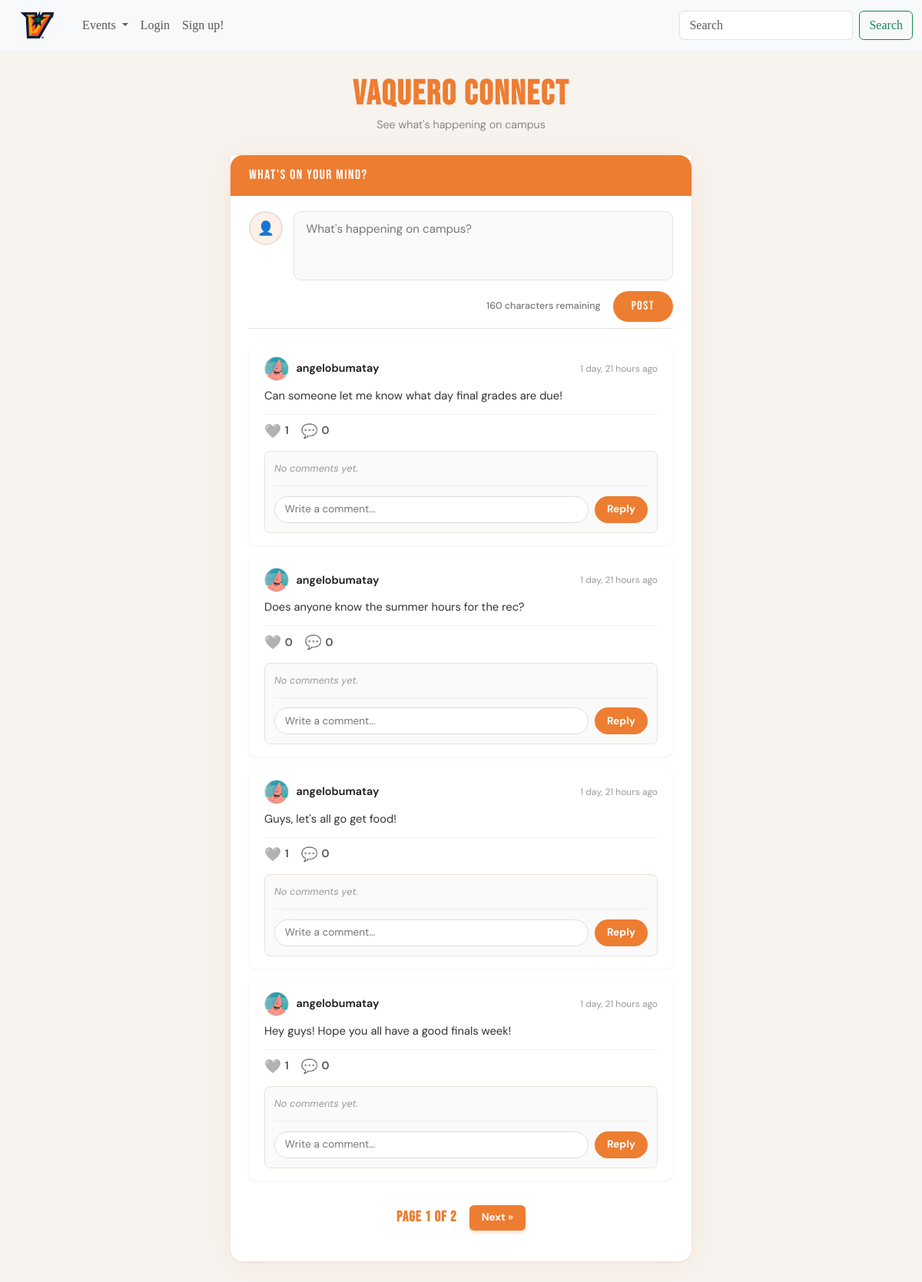
The page / on the database its author committed.
### vaqueroconnect/models.py (models this page shows, shortened)
class Post(models.Model):
    author = models.ForeignKey(User, on_delete=models.CASCADE)
    content = models.CharField(max_length=160)
    created_at = models.DateTimeField(auto_now_add=True)
    likes = models.ManyToManyField(User, related_name='liked_posts', blank=True)
    def total_likes(self):
        return self.likes.count()
    class Meta:
        ordering = ['-created_at']  # Newest posts first

class Profile(models.Model):
    user = models.OneToOneField(User, on_delete=models.CASCADE)
    avatar_url = models.URLField(blank=True, default='')
    bio = models.CharField(max_length=160, blank=True, default='')
    profile_picture = models.ImageField(upload_to='profile_pics/', null=True, blank=True)

### vaqueroconnect/views.py (the view, shortened to what this page needs)
# urls.py: 2. Add a URL to urlpatterns:  path('', views.home, name='home')
def home(request):
    posts = Post.objects.all()
    paginator = Paginator(posts, 4)  # Show 5 posts per page
    page_number = request.GET.get('page')
    page_obj = paginator.get_page(page_number)
    return render(request, 'index.html', {'posts': page_obj})

### templates/index.html (shortened to what this page needs)
{% extends 'base.html' %}
{% load static %}
{% block content %}
<div class="home-wrapper">
  <div class="home-inner">
    <div class="home-header">
      <h1>Vaquero Connect</h1>
      <p>See what's happening on campus</p>
    </div>
    <div class="post-card">
      <div class="post-card-header">
        <span>What's on your mind?</span>
      </div>
      <div class="post-card-body">
        <form method="POST" action="">
          <div class="post-input-row">
            {% if user.is_authenticated and user.profile.profile_picture %}
              <img src="{{ user.profile.profile_picture.url }}" alt="Your avatar" class="post-avatar">
            {% elif user.is_authenticated and user.profile.avatar_url %}
              <img src="{{ user.profile.avatar_url }}" alt="Your avatar" class="post-avatar">
            {% else %}
              <div class="post-avatar-placeholder">👤</div>
            {% endif %}
            <textarea
              name="tweet_content"
              id="tweetInput"
              class="post-textarea"
              placeholder="What's happening on campus?"
              maxlength="160"
            ></textarea>
          </div>
          <div class="post-footer">
            <span class="char-count" id="charLabel">160 characters remaining</span>
            <button type="submit" class="btn-post" id="tweetButton">Post</button>
          </div>
        </form>
        <div class="divider"></div>
        {% if posts %}
          {% for post in posts %}
            <div class="timeline-post">
              <div class="timeline-post-header">
                {% if post.author.profile.profile_picture %}
                  <img src="{{ post.author.profile.profile_picture.url }}" alt="{{ post.author.username }}" class="timeline-avatar">
                {% elif post.author.profile.avatar_url %}
                  <img src="{{ post.author.profile.avatar_url }}" alt="{{ post.author.username }}" class="timeline-avatar">
                {% else %}
                  <div class="timeline-avatar-placeholder">👤</div>
                {% endif %}
                <span style="font-weight:600; font-size:0.9rem; color:#1a1a1a;">{{ post.author.username }}</span>
                <span style="font-size:0.75rem; color:#999; margin-left:auto;">{{ post.created_at|timesince }} ago</span>
              </div>
              <p id="content-{{ post.id }}" style="margin:0 0 0.5rem; font-size:0.92rem; color:#333;">{{ post.content }}</p>
              <div style="display: flex; align-items: center; gap: 1rem; margin-top: 0.8rem; margin-bottom: 0.5rem; padding-top: 0.5rem; border-top: 1px solid #f0f0f0;">
                <form method="POST" action="{% url 'like_post' post.id %}" style="margin: 0;">
                    <button type="submit" style="background: none; border: none; padding: 0; cursor: pointer; display: flex; align-items: center; gap: 0.3rem;">
                        {% if user in post.likes.all %}
                            <span style="font-size: 1.1rem; color: #ed7d31;">❤️</span>
                        {% else %}
                            <span style="font-size: 1.1rem; filter: grayscale(100%); opacity: 0.5;">❤️</span>
                        {% endif %}
                        <span style="font-size: 0.9rem; color: #555; font-weight: 600;">{{ post.total_likes }}</span>
                    </button>
                </form>
                <div style="display: flex; align-items: center; gap: 0.3rem;">
                    <span style="font-size: 1.1rem; opacity: 0.7;">💬</span>
                    <span style="font-size: 0.9rem; color: #555; font-weight: 600;">{{ post.comments.count }}</span>
                </div>
              </div>
              <div style="background: #fafafa; border-radius: 8px; padding: 0.75rem; margin-top: 0.8rem; border: 1px solid #e8e0d8;">
                  <div style="max-height: 150px; overflow-y: auto;">
                      {% for comment in post.comments.all %}
                          <div style="margin-bottom: 0.6rem; display: flex; justify-content: space-between; align-items: flex-start; gap: 1rem;">
                              <div>
                                  <span style="font-weight: 600; font-size: 0.8rem; color: #1a1a1a;">{{ comment.author.username }}</span>
                                  <span style="font-size: 0.7rem; color: #999; margin-left: 0.3rem;">{{ comment.created_at|timesince }} ago</span>
                                  <p style="margin: 0.1rem 0 0; font-size: 0.85rem; color: #444;">{{ comment.body }}</p>
                              </div>
                              {% if user == comment.author or user == post.author %}
                                  <form method="POST" action="{% url 'delete_comment' comment.id %}" style="margin: 0;">
                                      {% csrf_token %}
                                      <button type="submit" onclick="return confirm('Delete this comment?')" style="background: none; border: none; color: #c0392b; font-size: 0.75rem; cursor: pointer; padding: 0;">Delete</button>
                                  </form>
                              {% endif %}
                          </div>
                      {% empty %}
                          <p style="font-size: 0.8rem; color: #999; margin: 0; font-style: italic;">No comments yet.</p>
                      {% endfor %}
                      <form method="POST" action="{% url 'add_comment' post.id %}" style="display: flex; gap: 0.5rem; margin-top: 0.8rem; padding-top: 0.8rem; border-top: 1px solid #eee;">
                          <input type="text" name="comment_body" placeholder="Write a comment..." required
                                 style="flex: 1; border: 1px solid #ddd; border-radius: 20px; padding: 0.4rem 0.8rem; font-family: 'DM Sans', sans-serif; font-size: 0.85rem; outline: none;">
                          <button type="submit" style="background: #ed7d31; color: #fff; border: none; border-radius: 20px; padding: 0.3rem 1rem; font-size: 0.85rem; font-weight: bold; cursor: pointer; transition: 0.2s;">Reply</button>
                      </form>
                  </div>
                </div>
            </div>
          {% endfor %}
          <div style="display: flex; justify-content: center; align-items: center; gap: 1rem; margin-top: 2rem; padding-bottom: 1rem;">
              <span style="font-weight: bold; color: var(--utrgv-orange); font-family: 'Bebas Neue', sans-serif; font-size: 1.2rem; letter-spacing: 1px;">
                  Page {{ posts.number }} of {{ posts.paginator.num_pages }}
              </span>
              {% if posts.has_next %}
                  <a href="?page={{ posts.next_page_number }}" style="padding: 0.4rem 1rem; background: var(--utrgv-orange); color: white; text-decoration: none; border-radius: 6px; font-weight: bold; font-size: 0.85rem; box-shadow: 0 2px 4px rgba(237,125,49,0.3);">Next &raquo;</a>
              {% endif %}
          </div>
        {% else %}
          <div class="timeline-empty">
            <span>📋</span>
            <p>No posts yet — be the first to share something!</p>
          </div>
        {% endif %}
      </div>
    </div>
  </div>
</div>
{% endblock %}

### static/css/style.css (style rules this page uses)
body { margin: 0; background-color: #FF9248; font-family: Cambria, Cochin, Georgia, Times, 'Times New Roman', serif; }
h1 { color: white; text-align: center; font-weight: bold; }

### templates/index.html (style rules this page uses)
:root { --utrgv-orange: #ed7d31; --utrgv-orange-dark: #c9621a; --utrgv-orange-light: #fef0e6; --dark: #1a1a1a; --muted: #777; --border: #e8e0d8; }
.home-wrapper { min-height: calc(100vh - 56px); background: #f7f3ef; font-family: 'DM Sans', sans-serif; padding: 2rem 1rem; }
.home-inner { max-width: 600px; margin: 0 auto; }
.home-header { text-align: center; margin-bottom: 1.75rem; }
.home-header h1 { font-family: 'Bebas Neue', sans-serif; font-size: 2.8rem; letter-spacing: 2px; color: var(--utrgv-orange); margin: 0; line-height: 1.1; }
.home-header p { color: var(--muted); font-size: 0.9rem; margin: 0.3rem 0 0; font-weight: 300; }
.post-card { background: #fff; border-radius: 0 0 16px 16px; box-shadow: 0 4px 40px rgba(237,125,49,0.10), 0 1px 4px rgba(0,0,0,0.06); overflow: hidden; margin-bottom: 1.5rem; }
.post-card-header { background: var(--utrgv-orange); padding: 0.85rem 1.5rem; border-radius: 16px 16px 0 0; }
.post-card-header span { font-family: 'Bebas Neue', sans-serif; font-size: 1.1rem; letter-spacing: 1.5px; color: #fff; }
.post-card-body { padding: 1.25rem 1.5rem 1.5rem; }
.post-input-row { display: flex; gap: 0.85rem; align-items: flex-start; }
.post-avatar-placeholder { width: 44px; height: 44px; border-radius: 50%; background: var(--utrgv-orange-light); border: 2px solid var(--border); display: flex; align-items: center; justify-content: center; font-size: 1.1rem; flex-shrink: 0; }
.post-textarea { flex: 1; border: 1.5px solid var(--border); border-radius: 10px; padding: 0.7rem 1rem; font-family: 'DM Sans', sans-serif; font-size: 0.95rem; color: var(--dark); background: #fafafa; resize: none; height: 90px; transition: border-color 0.2s, box-shadow 0.2s; outline: none; }
.post-footer { display: flex; justify-content: flex-end; align-items: center; gap: 1rem; margin-top: 0.85rem; }
.char-count { font-size: 0.78rem; color: var(--muted); font-weight: 500; }
.btn-post { padding: 0.5rem 1.5rem; background: var(--utrgv-orange); color: #fff; border: none; border-radius: 20px; font-family: 'Bebas Neue', sans-serif; font-size: 1rem; letter-spacing: 1.5px; cursor: pointer; transition: background 0.2s, transform 0.1s; }
.divider { height: 1px; background: var(--border); margin: 0.5rem 0 1.25rem; }
.timeline-post { background: #fff; border-radius: 10px; padding: 1rem 1.25rem; margin-bottom: 0.85rem; box-shadow: 0 1px 4px rgba(0,0,0,0.06); }
.timeline-post-header { display: flex; align-items: center; gap: 0.6rem; margin-bottom: 0.5rem; }
.timeline-avatar { width: 32px; height: 32px; border-radius: 50%; object-fit: cover; border: 1.5px solid var(--border); background: #ddd; }

### rows shown on the page
Post: author.profile.profile_picture (picture), author.username "angelobumatay", created_at "1 day, 21 hours", content "Can someone let me know what day final grades are due!", total_likes "1", comments.count "0"
Post: author.profile.profile_picture (picture), author.username "angelobumatay", created_at "1 day, 21 hours", content "Does anyone know the summer hours for the rec?", total_likes "0", comments.count "0"
Post: author.profile.profile_picture (picture), author.username "angelobumatay", created_at "1 day, 21 hours", content "Guys, let's all go get food!", total_likes "1", comments.count "0"
Post: author.profile.profile_picture (picture), author.username "angelobumatay", created_at "1 day, 21 hours", content "Hey guys! Hope you all have a good finals week!", total_likes "1", comments.count "0"

### other values the page prints
{{ posts.number }} "1"
{{ posts.paginator.num_pages }} "2"
